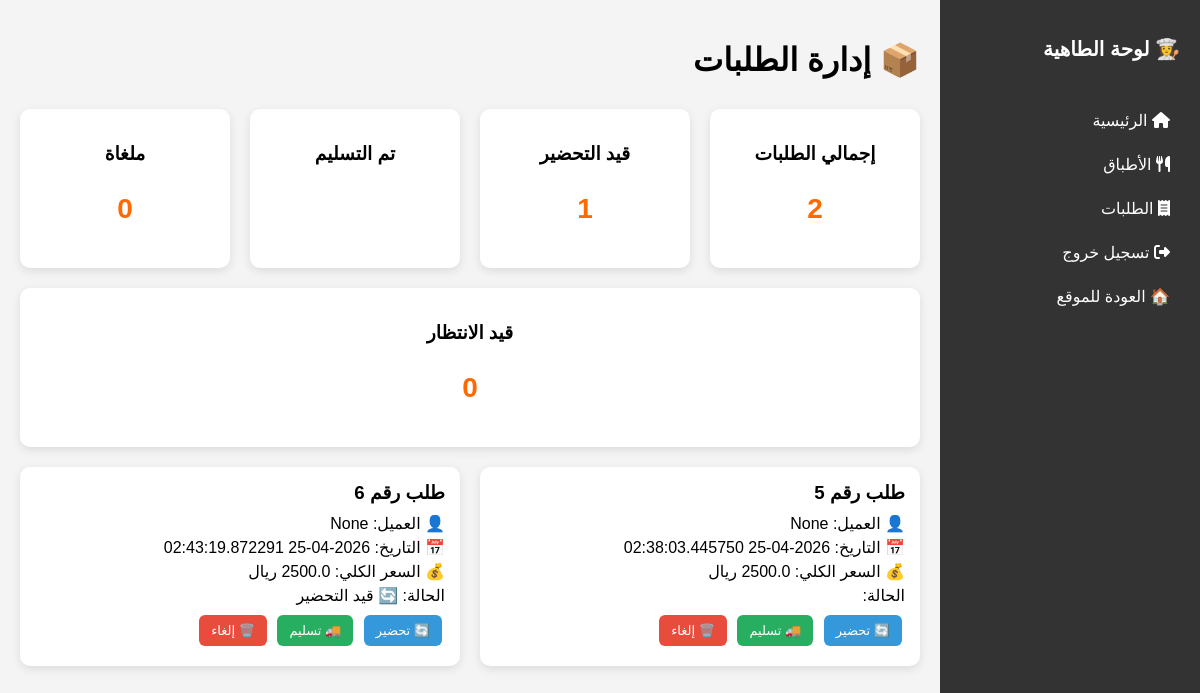
Page /orders (signed in) on the committed database.
### app/models/order_model.py (models this page shows, shortened)
class Order(db.Model):
    __tablename__ = "orders"
    id = db.Column(db.Integer, primary_key=True, autoincrement=True)
    user_id = db.Column(db.Integer, db.ForeignKey("users.id"), nullable=False)
    user = db.relationship("User", back_populates="orders", foreign_keys=[user_id])
    customer_id = db.Column(db.Integer, db.ForeignKey("users.id"))
    customer = db.relationship("User", back_populates="customer_orders", foreign_keys=[customer_id])
    customer_name = db.Column(db.String(150))
    date = db.Column(db.DateTime, default=datetime.utcnow)
    total_price = db.Column(db.Float, nullable=False)
    status = db.Column(db.String(50), default="new")
    payment_method = db.Column(db.String(20), default="cash")
    proof_image = db.Column(db.String(200))
    kitchen_id = db.Column(db.Integer, db.ForeignKey("kitchens.id"), nullable=False)
    kitchen = db.relationship("Kitchen", backref="orders")
    order_items = db.relationship("OrderItem", back_populates="order", cascade="all, delete-orphan")

### app/routes/chef_routes.py (the view)
@chef.route("/orders")
def orders():
    user_id = session.get("user_id")
    if not user_id:
        return redirect(url_for("auth.login"))
    user = User.query.get(user_id)
    kitchen = Kitchen.query.filter_by(user_id=user_id).first()
    if not kitchen:
        flash("⚠️ يجب إنشاء مطبخ أولاً")
        return redirect(url_for("chef.create_kitchen"))
    orders = Order.query.filter(
        Order.kitchen_id == kitchen.id,
        Order.status != "delivered"
    ).all()
    orders_count = len(orders)
    preparing_count = Order.query.filter_by(kitchen_id=kitchen.id, status="preparing").count()
    cancelled_count = Order.query.filter_by(kitchen_id=kitchen.id, status="cancelled").count()
    pending_count = Order.query.filter_by(kitchen_id=kitchen.id, status="pending").count()
    return render_template(
        "chef/orders.html",
        user=user,
        orders=orders,
        orders_count=orders_count,
        preparing_count=preparing_count,
        cancelled_count=cancelled_count,
        pending_count=pending_count
    )

### app/templates/chef/orders.html (shortened to what this page needs)
<!DOCTYPE html>
<html lang="ar" dir="rtl">
<head>
  <link rel="stylesheet" href="{{ url_for('static', filename='css/chefs.css') }}">
  <link rel="stylesheet" href="https://cdnjs.cloudflare.com/ajax/libs/font-awesome/6.5.0/css/all.min.css">
</head>
<body>
<div class="container">
  <div class="sidebar">
    <h2>👩‍🍳 لوحة الطاهية</h2>
    <a href="/dashboard"><i class="fa fa-home"></i> الرئيسية</a>
    <a href="/meals"><i class="fa fa-utensils"></i> الأطباق</a>
    <a href="/orders"><i class="fa fa-receipt"></i> الطلبات</a>
    <a href="/logout"><i class="fa fa-sign-out-alt"></i> تسجيل خروج</a>
    <a href="{{ url_for('home.index') }}">🏠 العودة للموقع</a>
  </div>
  <div class="content">
    <h1>📦 إدارة الطلبات</h1>
    <div class="stats">
      <div class="stat-card">
        <h3>إجمالي الطلبات</h3>
        <p>{{ orders_count }}</p>
      </div>
      <div class="stat-card">
        <h3>قيد التحضير</h3>
        <p>{{ preparing_count }}</p>
      </div>
      <div class="stat-card">
        <h3>تم التسليم</h3>
      </div>
      <div class="stat-card">
        <h3>ملغاة</h3>
        <p>{{ cancelled_count }}</p>
      </div>
      <div class="stat-card">
        <h3>قيد الانتظار</h3>
        <p>{{ pending_count }}</p>
      </div>
    </div>
    <div class="orders-grid">
      {% for order in orders %}
      <div class="order-card">
        <h3>طلب رقم {{ order.id }}</h3>
        <p>👤 العميل: {{ order.customer_name }}</p>
        <p>📅 التاريخ: {{ order.date }}</p>
        <p>💰 السعر الكلي: {{ order.total_price }} ريال</p>
        <p>الحالة:
          {% if order.status == "pending" %} ⏳ قيد الانتظار
          {% elif order.status == "preparing" %} 🔄 قيد التحضير
          {% elif order.status == "delivered" %} 🚚 تم التسليم
          {% elif order.status == "cancelled" %} ❌ ملغى
          {% endif %}
        </p>
        <a href="/orders/update/{{ order.id }}/preparing" class="btn prepare">🔄 تحضير</a>
        <a href="/orders/update/{{ order.id }}/delivered" class="btn deliver">🚚 تسليم</a>
        <a href="/orders/update/{{ order.id }}/cancelled" class="btn cancel"
           onclick="return confirm('هل أنت متأكد من إلغاء هذا الطلب؟')">🗑️ إلغاء</a>
      </div>
      {% endfor %}
    </div>
  </div>
</div>
</body>
</html>

### app/static/css/chefs.css (style rules this page uses)
body { font-family:Tahoma, Arial; margin:0; background:#f5f6fa; direction:rtl; }
.container { display:flex; }
.sidebar { width:230px; background:#1e272e; color:white; height:100vh; padding:30px; position:fixed; top:0; right:0; }
.sidebar h2 { margin-bottom:40px; font-size:20px; }
.sidebar a { display:block; color:white; text-decoration:none; margin:12px 0; padding:10px; border-radius:6px; transition:0.3s; }
.content { margin-right:260px; padding:40px; width:100%; }
.content h1 { margin-bottom:30px; }
.stats { display:grid; grid-template-columns:repeat(3,1fr); gap:20px; margin-bottom:40px; }
.stat-card { background:white; padding:30px; border-radius:10px; text-align:center; box-shadow:0 3px 10px rgba(0,0,0,0.1); }
.stat-card h3 { margin-bottom:10px; }
.stat-card p { font-size:28px; color:#ff6a00; font-weight:bold; }

### app/templates/chef/orders.html (style rules this page uses)
body { font-family: Tahoma, sans-serif; background:#f4f4f4; margin:0; }
.container { display:flex; }
.sidebar { width:220px; background:#333; color:#fff; padding:20px; height:100vh; }
.sidebar a { display:block; color:#fff; padding:10px; text-decoration:none; margin:5px 0; border-radius:6px; }
.content { flex:1; padding:20px; }
.stats { display:flex; flex-wrap:wrap; gap:20px; margin-bottom:20px; }
.stat-card { flex:1; min-width:150px; background:#fff; padding:15px; border-radius:10px; text-align:center; box-shadow:0 3px 10px rgba(0,0,0,0.1); }
.orders-grid { display:grid; grid-template-columns:repeat(auto-fill, minmax(320px, 1fr)); gap:20px; }
.order-card { background:#fff; padding:15px; border-radius:10px; box-shadow:0 3px 10px rgba(0,0,0,0.1); }
.order-card h3 { margin:0 0 10px; }
.order-card p { margin:5px 0; }
.btn { display:inline-block; margin:5px 3px; padding:8px 12px; border-radius:6px; color:white; text-decoration:none; font-size:13px; }
.btn.prepare { background:#3498db; }
.btn.deliver { background:#27ae60; }
.btn.cancel { background:#e74c3c; }

### rows in the picture
Order: id "5", customer_name "None", date "2026-04-25 02:38:03.445750"
Order: id "6", customer_name "None", date "2026-04-25 02:43:19.872291", status "🔄 قيد التحضير"

### other values in the picture
{{ orders_count }} "2"
{{ preparing_count }} "1"
{{ cancelled_count }} "0"
{{ pending_count }} "0"
